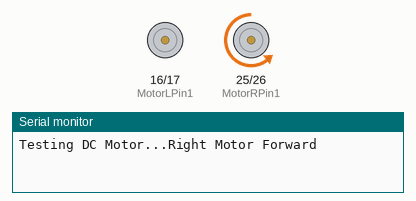
Recording of a sketch running on a simulated ESP32. Shown: motor-driver pin pairs drawn as motors (green arrow = first pin HIGH = forward, orange = second pin HIGH = backward, longer = more drive, scaled by the enable pin), the last lines printed to the serial monitor.

Above: at 1.5 s.
At 5.5 s:
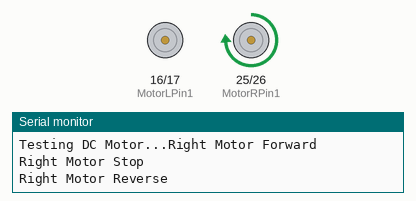
At 8.5 s:
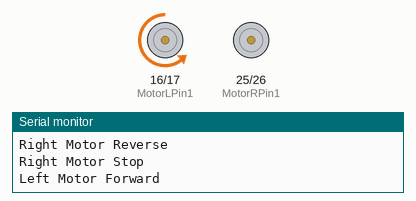
At 12.5 s:
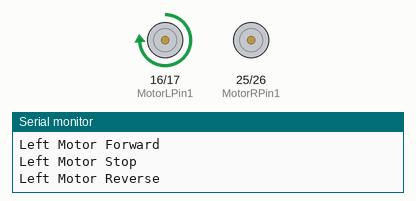
Timing chart, 0 to 18.2 s (numbered marks = the images above):
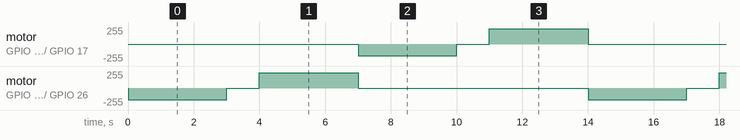

Measured:
- by itself, motor on GPIO 16 (MotorLPin1) / GPIO 17 (MotorLPin2), motor on GPIO 25 (MotorRPin1) / GPIO 26 (MotorRPin2): repeats every 14.0 s: stopped 1.0 s, forward 229/255 3.0 s, stopped 7.0 s, backward 179/255 3.0 s

The sketch:

Motor_Test.ino
```cpp
// Motor Right
int MotorRPin1 = 25;  // Actual pin is 26
int MotorRPin2 = 26;  // Actual pin is 25
int ENB = 33;

// Motor Left
int ENA = 5;
int MotorLPin1 = 16;
int MotorLPin2 = 17;

// Setting PWM properties
const int freq = 30000;
const int pwmChannelR = 0;
const int pwmChannelL = 0;
const int resolution = 8;
const int dutyCycleLow = 180;
const int dutyCycleMid = 200;
const int dutyCycleHigh = 230;

void setup() {
  // Right Motor
  pinMode(MotorRPin1, OUTPUT);
  pinMode(MotorRPin2, OUTPUT);
  pinMode(ENB, OUTPUT);
  ledcSetup(pwmChannelR, freq, resolution);  // configure LED PWM functionalitites
  ledcAttachPin(ENB, pwmChannelR);           // attach the channel to the GPIO to be controlled
  // Left Motor
  pinMode(MotorLPin1, OUTPUT);
  pinMode(MotorLPin2, OUTPUT);
  pinMode(ENA, OUTPUT);
  ledcSetup(pwmChannelL, freq, resolution);  // configure LED PWM functionalitites
  ledcAttachPin(ENA, pwmChannelL);           // attach the channel to the GPIO to be controlled

  Serial.begin(115200);
  Serial.print("Testing DC Motor...");
}

void loop() {
  // Right Motor Testing
  digitalWrite(MotorRPin1, LOW);  // Right Forward
  digitalWrite(MotorRPin2, HIGH);
  ledcWrite(pwmChannelR, dutyCycleLow);
  Serial.println("Right Motor Forward");
  delay(3000);
  digitalWrite(MotorRPin1, LOW);  // Right Stop
  digitalWrite(MotorRPin2, LOW);
  Serial.println("Right Motor Stop");
  delay(1000);
  digitalWrite(MotorRPin1, HIGH);  // Right Reverse
  digitalWrite(MotorRPin2, LOW);
  ledcWrite(pwmChannelR, dutyCycleHigh);
  Serial.println("Right Motor Reverse");
  delay(3000);
  digitalWrite(MotorRPin1, LOW);  // Right Stop
  digitalWrite(MotorRPin2, LOW);
  Serial.println("Right Motor Stop");

  // Left Motor Testing
  digitalWrite(MotorLPin1, LOW);  // Left Forward
  digitalWrite(MotorLPin2, HIGH);
  ledcWrite(pwmChannelL, dutyCycleLow);
  Serial.println("Left Motor Forward");
  delay(3000);
  digitalWrite(MotorLPin1, LOW);  // Left Stop
  digitalWrite(MotorLPin2, LOW);
  Serial.println("Left Motor Stop");
  delay(1000);
  digitalWrite(MotorLPin1, HIGH);  // Left Reverse
  digitalWrite(MotorLPin2, LOW);
  ledcWrite(pwmChannelL, dutyCycleHigh);
  Serial.println("Left Motor Reverse");
  delay(3000);
  digitalWrite(MotorLPin1, LOW);  // Left Stop
  digitalWrite(MotorLPin2, LOW);
  Serial.println("Left Motor Stop");
}
```
